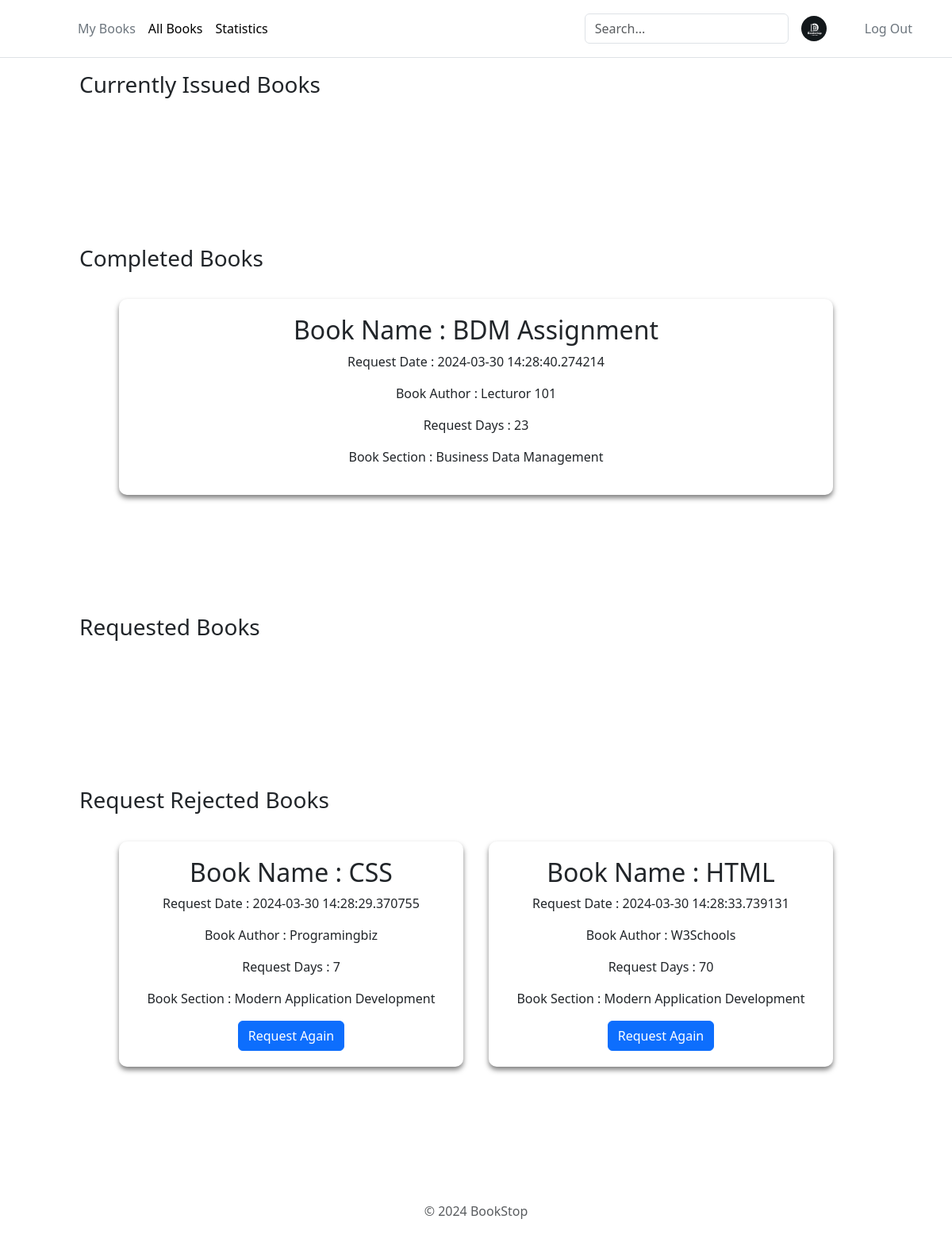
Screenshot of /myBooks (signed in) with the database file from the repository.
### app.py (models this page shows)
class BookIssue(db.Model):
    __tablename__ = 'BookIssue'
    IssueId = db.Column(db.Integer, autoincrement=True, primary_key=True)
    UserId = db.Column(db.Integer, db.ForeignKey(User.UserId), nullable=False)
    BookId = db.Column(db.Integer, db.ForeignKey(Books.BookId), nullable=False)
    SectionId = db.Column(db.Integer, db.ForeignKey(Section.SectionId), nullable=False)
    RequestDate = db.Column(db.DateTime, nullable=False, default=datetime.datetime.utcnow)
    Days = db.Column(db.Integer, nullable=False)
    IssueDate = db.Column(db.String)
    IssueStatus = db.Column(db.String, nullable=False)
    LastIssueStatusDate = db.Column(db.String)

### app.py (the view, shortened to what this page needs)
@app.route("/myBooks", methods=["GET","POST"])
def myBooks():
    if 'user_id' not in session:
        return redirect(url_for('userLogin'))
    BookIssueMergeTable = BookIssueMerge.query.filter(
        BookIssueMerge.UserId == session['user_id'],
        BookIssueMerge.Section_Title.isnot(None),
        BookIssueMerge.Author.isnot(None),
        BookIssueMerge.Book_Title.isnot(None),
        BookIssueMerge.IssueStatus == "requested",
        BookIssueMerge.UserName.isnot(None)).all()
    ApprovedBookIssueMergeTable = BookIssueMerge.query.filter(
        BookIssueMerge.UserId == session['user_id'],
        BookIssueMerge.Section_Title.isnot(None),
        BookIssueMerge.Author.isnot(None),
        BookIssueMerge.Book_Title.isnot(None),
        BookIssueMerge.IssueStatus == "Approved",
        BookIssueMerge.UserName.isnot(None)).all()
    RejectedBookIssueMergeTable = BookIssueMerge.query.filter(
        BookIssueMerge.UserId == session['user_id'],
        BookIssueMerge.Section_Title.isnot(None),
        BookIssueMerge.Author.isnot(None),
        BookIssueMerge.Book_Title.isnot(None),
        BookIssueMerge.IssueStatus == "Rejected",
        BookIssueMerge.UserName.isnot(None)).all()
    ExpiredBookIssueMergeTable = BookIssueMerge.query.filter(
        BookIssueMerge.UserId == session['user_id'],
        BookIssueMerge.Section_Title.isnot(None),
        BookIssueMerge.Author.isnot(None),
        BookIssueMerge.Book_Title.isnot(None),
        BookIssueMerge.IssueStatus == "Expired",
        BookIssueMerge.UserName.isnot(None)).all()
    return render_template("myBooks.html", approvedBooks = ApprovedBookIssueMergeTable, rejectedBooks = RejectedBookIssueMergeTable, issueBooks = BookIssueMergeTable,
    expiredBooks = ExpiredBookIssueMergeTable)

### templates/myBooks.html (shortened to what this page needs)
<!DOCTYPE html>
<html lang="en">
  <head>
    <link rel="stylesheet" href="/static/add-section.css" />
    {% include 'bootstrap.html' %}
  </head>
  <body>
    <div>
      {% include 'header.html' %}
      <div>
        <h3 class="firstHeading">Currently Issued Books</h3>
        <div class="main-container">
        </div>
        <h3>Completed Books</h3>
        <div class="main-container">
          {% for book in expiredBooks %}
          <div class="section-container" id="1">
            <h2>Book Name : {{book.Book_Title}}</h2>
            <p>Request Date : {{book.RequestDate}}</p>
            <p>Book Author : {{book.Author}}</p>
            <p>Request Days : {{book.Days}}</p>
            <div>
              <p>Book Section : {{book.Section_Title}}</p>
            </div>
          </div>
          {% endfor %}
        </div>
        <h3>Requested Books</h3>
        <div class="main-container">
        </div>
        <h3>Request Rejected Books</h3>
        <div class="main-container">
          {% for book in rejectedBooks %}
          <div class="section-container" id="1">
            <h2>Book Name : {{book.Book_Title}}</h2>
            <p>Request Date : {{book.RequestDate}}</p>
            <p>Book Author : {{book.Author}}</p>
            <p>Request Days : {{book.Days}}</p>
            <div>
              <p>Book Section : {{book.Section_Title}}</p>
            </div>
            <form action="/myBooks" method="post" style="display: inline">
              <button type="submit" class="btn btn-primary">
                Request Again
              </button>
            </form>
          </div>
          {% endfor %}
        </div>
        {% include 'footer.html' %}
      </div>
    </div>
  </body>
</html>

### static/add-section.css (style rules this page uses)
body { background-color: #2d2a2e; margin: 0; }
.main-container { display: flex; flex-wrap: wrap; padding: 130px; align-items: flex-start; gap: 2em; margin: 20px; }
.section-container { background-color: rgba(255, 255, 255, 0.1); backdrop-filter: blur(10px); border-radius: 10px; padding: 20px 20px; box-shadow: 0 4px 6px rgba(0, 0, 0, 0.5); text-align: center; width: 20%; flex-grow: 1; }
.firstHeading { padding-top: 90px; padding-left: 100px; margin-bottom: -115px !important; }
h3 { padding-left: 100px; margin-bottom: -115px !important; }

### rows the page displays
BookIssue: Book_Title "BDM Assignment", RequestDate "2024-03-30 14:28:40.274214", Author "Lecturor 101", Days "23", Section_Title "Business Data Management"
BookIssue: Book_Title "CSS", RequestDate "2024-03-30 14:28:29.370755", Author "Programingbiz", Days "7", Section_Title "Modern Application Development"
BookIssue: Book_Title "HTML", RequestDate "2024-03-30 14:28:33.739131", Author "W3Schools", Days "70", Section_Title "Modern Application Development"
